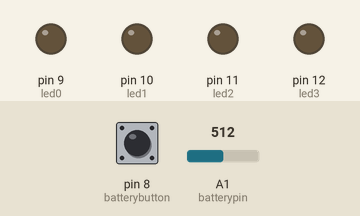
A sketch run on a simulated Arduino Uno, built with avr-gcc and run on an emulated ATmega328P. Shown: output pins drawn as LEDs (lit = HIGH). The test bench sets the inputs (shaded band); at power-on: pin 8 (batterybutton) LOW, A1 (batterypin) = 512.

Above: at 1.2 s.
1.3 s: pin 8 (batterybutton) pulled HIGH for 0.15 s
At 1.37 s:
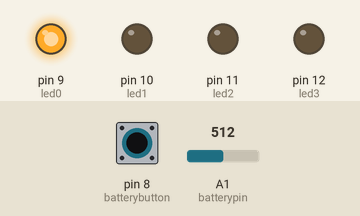
2.9 s: pin 8 (batterybutton) pulled HIGH for 3.2 s
At 7.5 s:
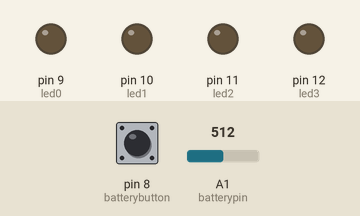
Timing chart, 0 to 9.0 s (numbered marks = the images above; inputs shaded):
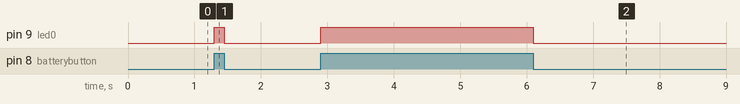

Measured:
- after the input at 1.3 s, pin 9 (led0): LOW → HIGH at once, → LOW 0.15 s later
- after the input at 2.9 s, pin 9 (led0): LOW → HIGH at once, → LOW 3.2 s later

The sketch:

master.ino
```cpp
#include <SoftwareSerial.h>
SoftwareSerial BTserial(4, 5);
SoftwareSerial HC12(6, 7);

int sensor = A0;
int batterypin = A1;
int batterybutton =8;
int led0 = 9;
int led1 = 10;
int led2 = 11;
int led3 = 12;

unsigned long startmillis;
unsigned long stopmillis;
int batteryraw = 0;
float voltage;

void setup() {
  pinMode(batterybutton, INPUT);
  pinMode(led0, OUTPUT);
  pinMode(led1, OUTPUT);
  pinMode(led2, OUTPUT);
  pinMode(led3, OUTPUT);

  BTserial.begin(9600);
  HC12.begin(9600);
}


void loop() {
  if (HC12.read() == 1) {
    startmillis = millis();
    BTserial.println("Running...");
    while (analogRead(sensor) > 950) {
      stopmillis = millis();
    }
    BTserial.print("time: ");
    BTserial.print((stopmillis - startmillis) / 1000., 3);
    BTserial.println("s");
    while (HC12.available() > 0)
      HC12.read();
  }
  while (digitalRead(batterybutton) == 1) {
    if ( voltage >= 5.325) {
      digitalWrite(led0, HIGH);
      digitalWrite(led1, HIGH);
      digitalWrite(led2, HIGH);
      digitalWrite(led3, HIGH);
    }
    else if ( voltage >= 4.65) {
      digitalWrite(led0, HIGH);
      digitalWrite(led1, HIGH);
      digitalWrite(led2, HIGH);
      digitalWrite(led3, LOW);
    }
    else if ( voltage >= 3.975) {
      digitalWrite(led0, HIGH);
      digitalWrite(led1, HIGH);
      digitalWrite(led2, LOW);
      digitalWrite(led3, LOW);
    }
    else{
      digitalWrite(led0, HIGH);
      digitalWrite(led1, LOW);
      digitalWrite(led2, LOW);
      digitalWrite(led3, LOW);
    }
    batteryraw = analogRead(batterypin);
    voltage = batteryraw * (6.0 / 1024);
  }
  digitalWrite(led0, LOW);
  digitalWrite(led1, LOW);
  digitalWrite(led2, LOW);
  digitalWrite(led3, LOW);
}
```
